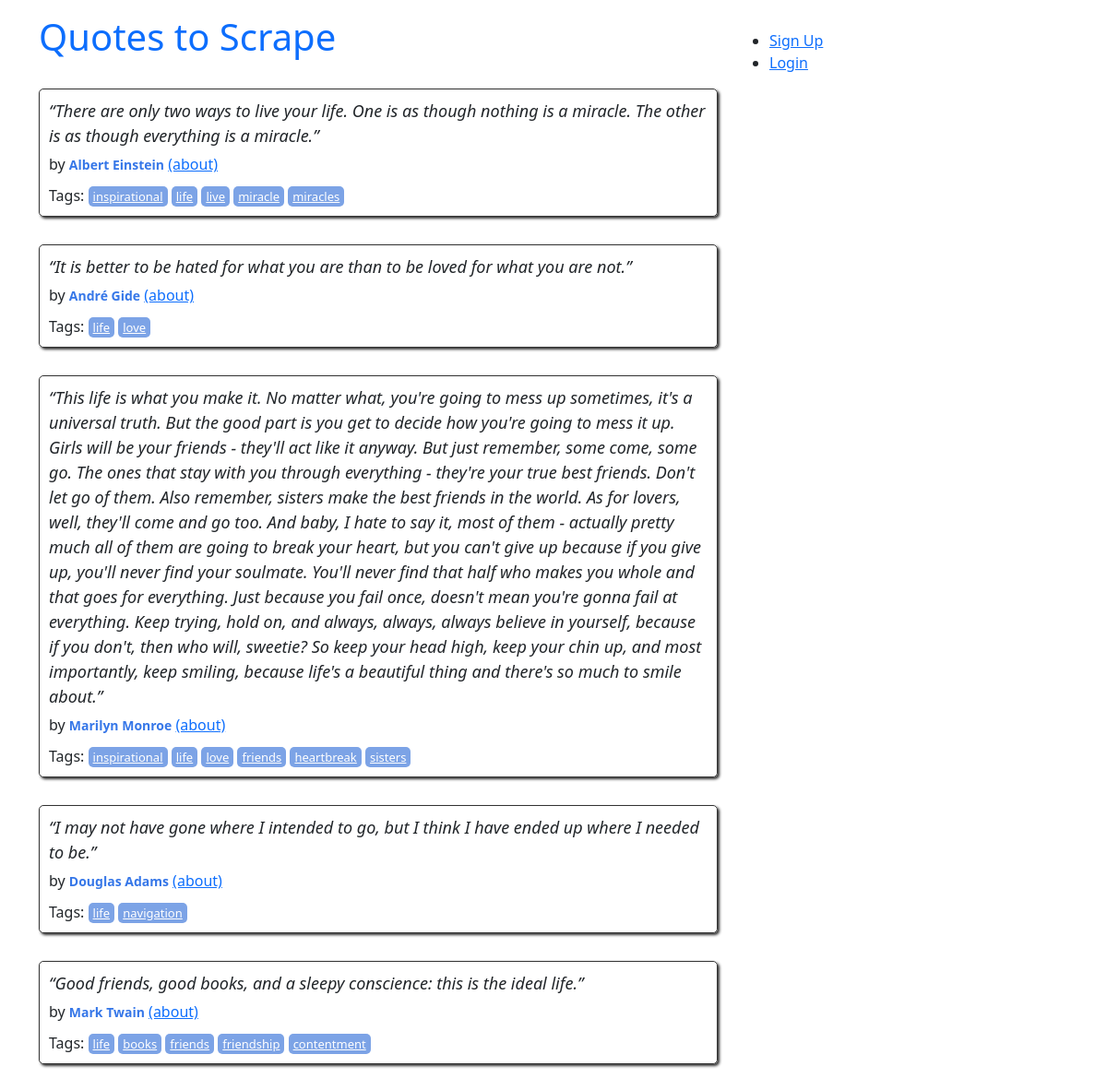
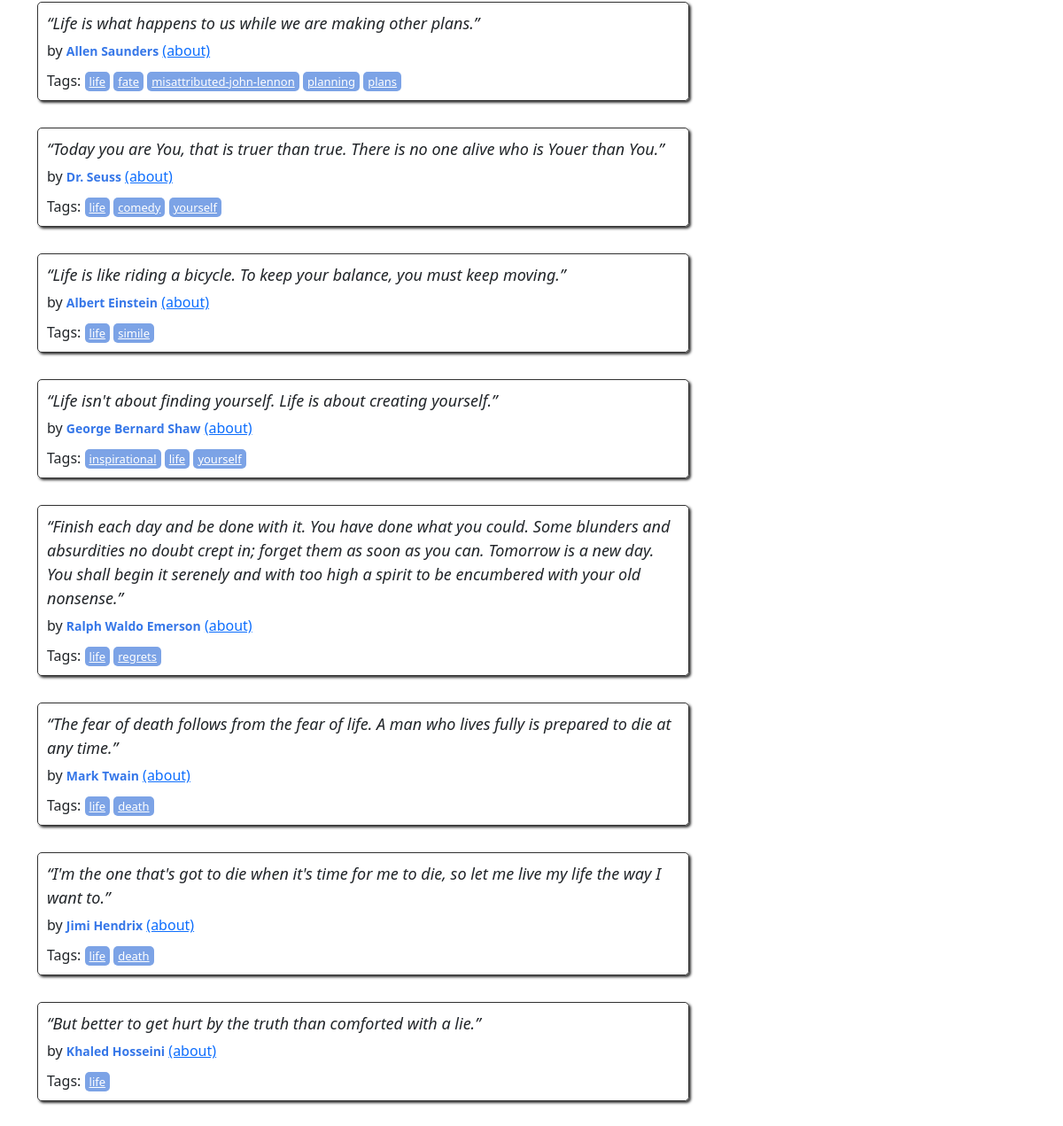
Page /tag/life on the committed database (2 pictures, top to bottom).
### quotes/models.py (models this page shows, shortened)
class Quote(models.Model):
     quote = models.TextField()
     tags = models.ManyToManyField(Tag)
     author = models.ForeignKey(Author, on_delete=models.CASCADE, default=None, null=True)
     created_ad =models.DateTimeField(auto_now_add=True)

class Author(models.Model):
    fullname = models.CharField(max_length=50)
    born_date = models.CharField(max_length=50)
    born_location = models.CharField(max_length=150)
    description = models.TextField()
    created_at = models.DateTimeField(auto_now_add=True)
    def __str__(self) -> str:
         return self.fullname

class Tag(models.Model):
     name = models.CharField(max_length=30, null=False, unique=True)
     def __str__(self) -> str:
          return self.name

### quotes/views.py (the view)
# urls.py: path('tag/<str:tag_name>', views.detail_tag, name='detail_tag')
def detail_tag(request, tag_name):
   tag = Tag.objects.filter(name=tag_name).first()
   quotes = Quote.objects.filter(tags=tag.id).all()
   return render(request, 'quotes/tag_detail.html', {"quotes": quotes})

### quotes/templates/quotes/tag_detail.html
{% extends 'quotes/base.html' %}
{% load extract %}
{% block content %}
<div class="row">
    <div class="col-md-8">
        {% for quote in quotes %}
        <div class="quote" itemscope="" itemtype="http://schema.org/CreativeWork">
            <span class="text" itemprop="text">{{quote.quote}}</span>
            <span>by <small class="author" itemprop="author">{{quote.author}}</small>
                <a href="/detail/{{quote.author}}">(about)</a>
            </span>
            <div class="tags">
                Tags:
                {% for tag in quote.tags.all%}
                <a class="tag" href="/tag/{{tag}}">{{tag}}</a>
                {% endfor %}
            </div>
        </div>
        {% endfor %}
        </div>
        </div>
        {%endblock%}

### quotes/static/quotes/style.css (style rules this page uses)
.quote { padding: 10px; margin-bottom: 30px; border: 1px solid #333333; border-radius: 5px; box-shadow: 2px 2px 3px #333333; }
.quote span.text { display: block; margin-bottom: 5px; font-size: large; font-style: italic; }
.quote small.author { font-weight: bold; color: #3677E8; }
.quote .tags { margin-top: 10px; }
.tag { padding: 2px 5px; border-radius: 5px; color: white; font-size: small; background-color: #7CA3E6; }

### rows in the picture
Quote: quote "“There are only two ways to live your life. One is as though nothing is a miracle. The other is as though everything is a miracle.”", author "Albert Einstein"
Tag: name "inspirational"
Tag: name "life"
Tag: name "live"
Tag: name "miracle"
Tag: name "miracles"
Quote: quote "“It is better to be hated for what you are than to be loved for what you are not.”", author "André Gide"
Tag: name "love"
Quote: quote "“This life is what you make it. No matter what, you're going to mess up sometimes, it's a universal truth. But the good part is you get to decide how you're going to mess it up. Girls will be your friends - they'll act like it anyway. But just remember, some come, some go. The ones that stay with you through everything - they're your true best friends. Don't let go of them. Also remember, sisters make the best friends in the world. As for lovers, well, they'll come and go too. And baby, I hate to say it, most of them - actually pretty much all of them are going to break your heart, but you can't give up because if you give up, you'll never find your soulmate. You'll never find that half who…", author "Marilyn Monroe"
Tag: name "friends"
Tag: name "heartbreak"
Tag: name "sisters"
Quote: quote "“I may not have gone where I intended to go, but I think I have ended up where I needed to be.”", author "Douglas Adams"
Tag: name "navigation"
Quote: quote "“Good friends, good books, and a sleepy conscience: this is the ideal life.”", author "Mark Twain"
Tag: name "books"
Tag: name "friendship"
Tag: name "contentment"
Quote: quote "“Life is what happens to us while we are making other plans.”", author "Allen Saunders"
Tag: name "fate"
Tag: name "misattributed-john-lennon"
Tag: name "planning"
Tag: name "plans"
Quote: quote "“Today you are You, that is truer than true. There is no one alive who is Youer than You.”", author "Dr. Seuss"
Tag: name "comedy"
Tag: name "yourself"
Quote: quote "“Life is like riding a bicycle. To keep your balance, you must keep moving.”", author "Albert Einstein"
Tag: name "simile"
Quote: quote "“Life isn't about finding yourself. Life is about creating yourself.”", author "George Bernard Shaw"
Quote: quote "“Finish each day and be done with it. You have done what you could. Some blunders and absurdities no doubt crept in; forget them as soon as you can. Tomorrow is a new day. You shall begin it serenely and with too high a spirit to be encumbered with your old nonsense.”", author "Ralph Waldo Emerson"
Tag: name "regrets"
Quote: quote "“The fear of death follows from the fear of life. A man who lives fully is prepared to die at any time.”", author "Mark Twain"
Tag: name "death"
Quote: quote "“I'm the one that's got to die when it's time for me to die, so let me live my life the way I want to.”", author "Jimi Hendrix"
Quote: quote "“But better to get hurt by the truth than comforted with a lie.”", author "Khaled Hosseini"
